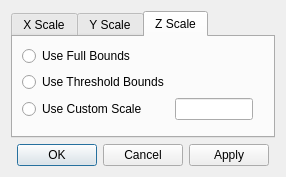
<?xml version="1.0" encoding="UTF-8"?>
<ui version="4.0">
 <class>Form</class>
 <widget class="QWidget" name="Form">
  <property name="geometry">
   <rect>
    <x>0</x>
    <y>0</y>
    <width>286</width>
    <height>177</height>
   </rect>
  </property>
  <property name="windowTitle">
   <string>Form</string>
  </property>
  <layout class="QGridLayout" name="gridLayout">
   <item row="0" column="0">
    <widget class="QTabWidget" name="ViewScaleTabs">
     <property name="currentIndex">
      <number>2</number>
     </property>
     <widget class="QWidget" name="XScaleTab">
      <attribute name="title">
       <string>X Scale</string>
      </attribute>
      <layout class="QGridLayout" name="gridLayout_2">
       <item row="0" column="0">
        <widget class="QRadioButton" name="XUseFullBounds">
         <property name="text">
          <string>Use Full Bounds</string>
         </property>
        </widget>
       </item>
       <item row="1" column="0">
        <widget class="QRadioButton" name="XUseThresholdBounds">
         <property name="text">
          <string>Use Threshold Bounds</string>
         </property>
        </widget>
       </item>
       <item row="2" column="0">
        <widget class="QRadioButton" name="XUseCustomScale">
         <property name="text">
          <string>Use Custom Scale</string>
         </property>
        </widget>
       </item>
       <item row="3" column="0">
        <spacer name="verticalSpacer">
         <property name="orientation">
          <enum>Qt::Vertical</enum>
         </property>
         <property name="sizeHint" stdset="0">
          <size>
           <width>20</width>
           <height>40</height>
          </size>
         </property>
        </spacer>
       </item>
       <item row="2" column="1">
        <widget class="QLineEdit" name="XCustomScale"/>
       </item>
       <item row="2" column="2">
        <spacer name="horizontalSpacer">
         <property name="orientation">
          <enum>Qt::Horizontal</enum>
         </property>
         <property name="sizeHint" stdset="0">
          <size>
           <width>40</width>
           <height>20</height>
          </size>
         </property>
        </spacer>
       </item>
      </layout>
     </widget>
     <widget class="QWidget" name="YScaleTab">
      <attribute name="title">
       <string>Y Scale</string>
      </attribute>
      <layout class="QGridLayout" name="gridLayout_3">
       <item row="0" column="0">
        <widget class="QRadioButton" name="YUseFullBounds">
         <property name="text">
          <string>Use Full Bounds</string>
         </property>
        </widget>
       </item>
       <item row="1" column="0">
        <widget class="QRadioButton" name="YUseThresholdBounds">
         <property name="text">
          <string>Use Threshold Bounds</string>
         </property>
        </widget>
       </item>
       <item row="2" column="0">
        <widget class="QRadioButton" name="YUseCustomScale">
         <property name="text">
          <string>Use Custom Scale</string>
         </property>
        </widget>
       </item>
       <item row="2" column="1">
        <widget class="QLineEdit" name="YCustomScale"/>
       </item>
       <item row="2" column="2">
        <spacer name="horizontalSpacer_2">
         <property name="orientation">
          <enum>Qt::Horizontal</enum>
         </property>
         <property name="sizeHint" stdset="0">
          <size>
           <width>40</width>
           <height>20</height>
          </size>
         </property>
        </spacer>
       </item>
       <item row="3" column="0">
        <spacer name="verticalSpacer_2">
         <property name="orientation">
          <enum>Qt::Vertical</enum>
         </property>
         <property name="sizeHint" stdset="0">
          <size>
           <width>20</width>
           <height>40</height>
          </size>
         </property>
        </spacer>
       </item>
      </layout>
     </widget>
     <widget class="QWidget" name="ZScaleTab">
      <attribute name="title">
       <string>Z Scale</string>
      </attribute>
      <layout class="QGridLayout" name="gridLayout_4">
       <item row="3" column="0">
        <spacer name="verticalSpacer_3">
         <property name="orientation">
          <enum>Qt::Vertical</enum>
         </property>
         <property name="sizeHint" stdset="0">
          <size>
           <width>20</width>
           <height>40</height>
          </size>
         </property>
        </spacer>
       </item>
       <item row="2" column="0">
        <widget class="QRadioButton" name="ZUseCustomScale">
         <property name="text">
          <string>Use Custom Scale</string>
         </property>
        </widget>
       </item>
       <item row="2" column="1">
        <widget class="QLineEdit" name="ZCustomScale"/>
       </item>
       <item row="2" column="2">
        <spacer name="horizontalSpacer_3">
         <property name="orientation">
          <enum>Qt::Horizontal</enum>
         </property>
         <property name="sizeHint" stdset="0">
          <size>
           <width>40</width>
           <height>20</height>
          </size>
         </property>
        </spacer>
       </item>
       <item row="1" column="0">
        <widget class="QRadioButton" name="ZUseThresholdBounds">
         <property name="text">
          <string>Use Threshold Bounds</string>
         </property>
        </widget>
       </item>
       <item row="0" column="0">
        <widget class="QRadioButton" name="ZXUseFullBounds">
         <property name="text">
          <string>Use Full Bounds</string>
         </property>
        </widget>
       </item>
      </layout>
     </widget>
    </widget>
   </item>
   <item row="1" column="0">
    <widget class="QDialogButtonBox" name="buttonBox">
     <property name="standardButtons">
      <set>QDialogButtonBox::Apply|QDialogButtonBox::Cancel|QDialogButtonBox::Ok</set>
     </property>
     <property name="centerButtons">
      <bool>true</bool>
     </property>
    </widget>
   </item>
  </layout>
 </widget>
 <resources/>
 <connections/>
</ui>
